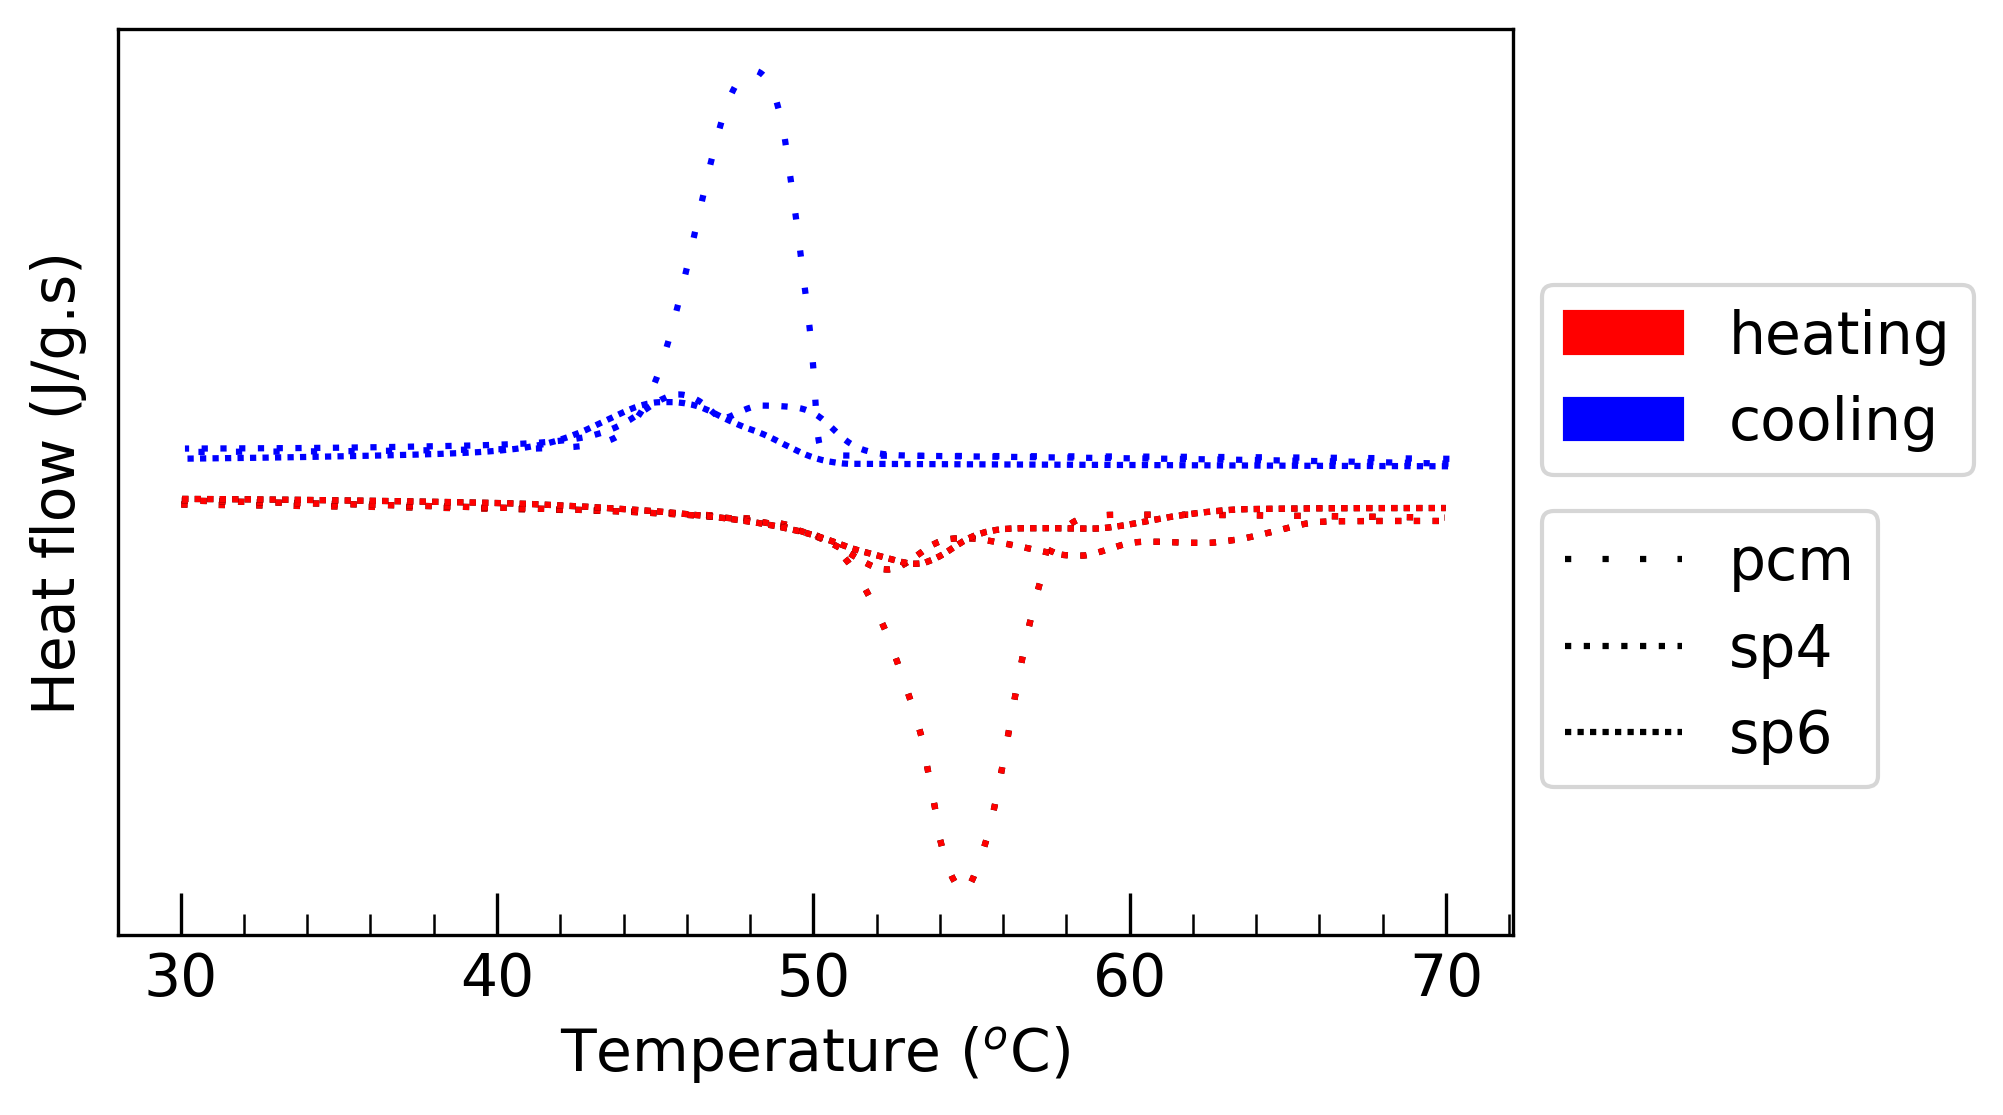

Python code for this plot:
import os
import pandas as pd
import numpy as np
import matplotlib as mpl
import matplotlib.pyplot as plt
import matplotlib.patches as mpatches

#fix font to 14 and make it so it's editable PDF
mpl.rcParams['pdf.fonttype'] = 42
mpl.rcParams['font.size'] = 14

#%% detecting file
filename = 'dsc with loops.csv'
for f in os.listdir(r'C:/Users/konar/.spyder-py3'):
    if f == filename:
        print('the file exists')
        break
    else:
        print('file not found')

#%%

df = pd.read_csv(filename)

xi = df['index'].dropna()

ximin_hot, ximax_hot = 2140, 4547
ximin_cool, ximax_cool = 6031, 8440 

sample_number = int(input("enter number of samples: ")) #3
samples = np.arange(1,sample_number+1)

names = [str(x) for x in input('Enter list of numbers seperated by commas: ').split(',')]
        #['pcm','sp4','sp6']

lines = [
        (0, (1, 5)), #loosely dotted
        (0, (1, 2)),  #dotted
        (0, (1, 1)),  #densely dotted
            
        (0, (5, 10)), #loosely dashed
        (0, (5, 5)),  #dashed
        (0, (5, 1)),  #densely dashed

        (0, (3, 10, 1, 10)), #loosely dash-dotted
        (0, (3, 5, 1, 5)),   #dash-dotted
        (0, (3, 1, 1, 1)),   #densely dash-dotted

        (0, (3, 10, 1, 10, 1, 10)), #loosely dash-dot-dotted
        (0, (3, 5, 1, 5, 1, 5)),    #dash-dot-dotted 
        (0, (3, 1, 1, 1, 1, 1)),    #densely dash-dot-dotted
        
        (0,()) #solid
        ]

list_x = []
list_y = []

for sample in samples:
    
    x_sample = 'x'+str(sample)
    x_sample = df[x_sample].dropna()
    list_x.append(x_sample)
    
    y_sample = 'y'+str(sample)
    y_sample = df[y_sample].dropna()
    list_y.append(y_sample)

list_dict_x = []
list_dict_y = []

for sample in samples:
    
    x_dic = 'dict_'+str(sample)+'x'
    x_dic = dict(zip(xi,list_x[sample-1]))
    list_dict_x.append(x_dic)
    
    y_dic = 'dict_'+str(sample)+'y'
    y_dic = dict(zip(xi,list_y[sample-1]))
    list_dict_y.append(y_dic)

list_hot_x = []
list_cool_x = []

list_hot_y = []
list_cool_y = []

for sample in samples:
    
    x_hot = 'hot_x'+str(sample)
    x_hot = []
    list_hot_x.append(x_hot)
    
    x_cool = 'cool_x'+str(sample)
    x_cool = []
    list_cool_x.append(x_cool)
    
    for key,value in list_dict_x[sample-1].items():
        if ximin_hot < key < ximax_hot:
            list_hot_x[sample-1].append(value)
        elif ximin_cool < key < ximax_cool:
            list_cool_x[sample-1].append(value)
    
    y_hot = 'hot_y'+str(sample)
    y_hot = []
    list_hot_y.append(y_hot)
    
    y_cool = 'cool_y'+str(sample)
    y_cool = []
    list_cool_y.append(y_cool)
    
    for key,value in list_dict_y[sample-1].items():
        if ximin_hot < key < ximax_hot:
            list_hot_y[sample-1].append(value)
        elif ximin_cool < key < ximax_cool:
            list_cool_y[sample-1].append(value)
    
    names[sample-1], = plt.plot(list_hot_x[sample-1],list_hot_y[sample-1],
                                     label = names[sample-1],
                                     marker = 's', markersize = 0,
                                     c = 'black', linestyle = lines[sample-1])
    
    plt.plot(list_hot_x[sample-1],list_hot_y[sample-1],
             c = 'r', linestyle = lines[sample-1])
    
    plt.plot(list_cool_x[sample-1],list_cool_y[sample-1],
             c = 'b', linestyle = lines[sample-1])
                
#%%

plt.minorticks_on()
plt.tick_params(which='minor', direction='in', length=5, 
                bottom=True, top=False, left=False, right=False)
plt.tick_params(which='major', direction='in', length=10, 
                bottom=True, top=False, left=False, right=False)
plt.tick_params(labelbottom=True, labeltop=False, labelleft=False, labelright=False)

#%%

red_patch = mpatches.Patch(color='red', label='heating')
blue_patch = mpatches.Patch(color='blue', label='cooling')
leg1 = plt.legend(handles =[red_patch, blue_patch], bbox_to_anchor =(1,0.75))
plt.gca().add_artist(leg1)

plt.legend(bbox_to_anchor =(1,0.5))

plt.xlabel('Temperature ($^o$C)')
plt.ylabel('Heat flow (J/g.s)')

plt.savefig('dsc with loops.png', dpi=300,bbox_inches="tight")





 
